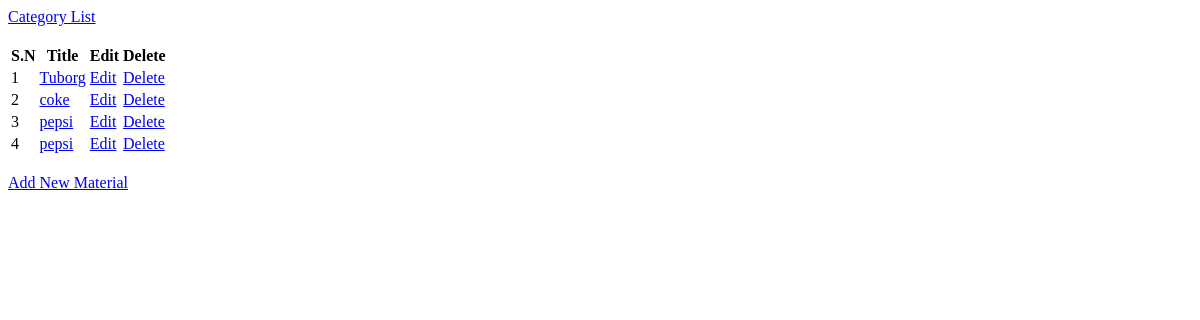
Before: /shop/category-item/3 with the older database file.
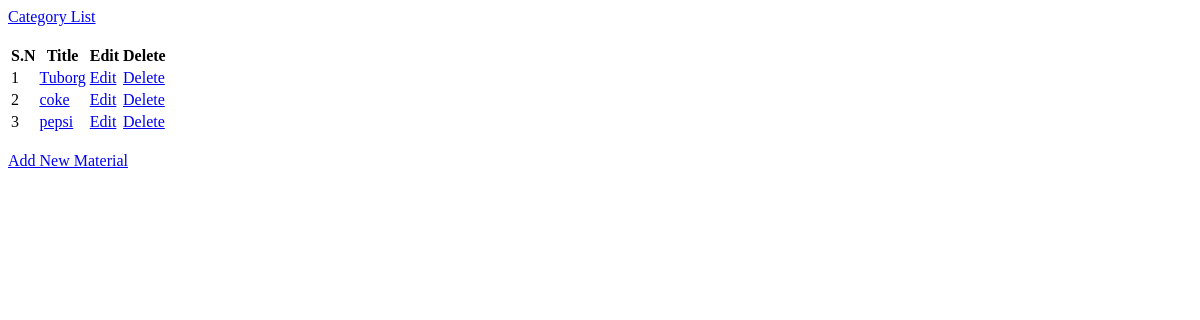
After: the same page with the newer database file.
### shop/models.py (models this page shows, shortened)
class Item(models.Model):
    category = models.ForeignKey(Category, related_name='items', on_delete=models.CASCADE)
    name = models.CharField(max_length=100, db_index=True)
    description = models.TextField(blank=True)
    price = models.DecimalField(max_digits=10, decimal_places=2)
    available = models.BooleanField(default=True)
    brand = models.CharField(max_length=100, db_index=True)
    created_at = models.DateTimeField(auto_now_add=True)
    updated_at = models.DateTimeField(auto_now=True)
    image = models.ImageField(upload_to='items/%Y/%m/%d', blank=True)
    extra = JSONField(null=True, blank=True)
    class Meta:
        ordering = ('name', )

### shop/views.py (the view)
# urls.py: path('category-item/<int:category_pk>', views.CategoryItemView.as_view(), name="category_item"),
class CategoryItemView(TemplateView):
    template_name = 'shop/category_item.html'
    def get_context_data(self, **kwargs):
        context = super().get_context_data(**kwargs)
        context['category'] = Category.objects.get(id=self.kwargs['category_pk'])
        context['category_item'] = Item.objects.filter(category_id=self.kwargs['category_pk'])
        return context

### shop/templates/shop/category_item.html (shortened to what this page needs)
<div class="d-flex justify-content-center">
    <div class="col-md-2 col-lg-9"><a href="{% url 'shop:category_list' %}" title=""
                                      class="btn btn-sm btn-xs btn-primary">Category List</a><br><br>
        <div class="dash-right">
            <div class="widget-info margin-top-large">
                <table id="gallery" class="table table-bordered">
                    <thead>
                    <tr>
                        <th>S.N</th>
                        <th>Title</th>
                        <th>Edit</th>
                        <th>Delete</th>
                    </tr>
                    </thead>
                    <tbody>
                    {% for item in category_item %}
                    <tr>
                        <td class="filterable-cell">{{forloop.counter}}</td>
                        <td class="filterable-cell"><a href="{% url 'shop:item_detail' item.pk %}">{{ item.name }}</a></td>
                        <td class="filterable-cell"><a href="{% url 'shop:item_edit' item.pk %}">Edit</a></td>
                        <td class="filterable-cell"><a href="{% url 'shop:item_delete' item.pk %}">Delete</a></td>
                    </tr>
                    {%endfor%}
                    </tbody>
                </table><br>
                <div class="col-md-2 col-lg-9"><a href="{% url 'shop:item_add' category_pk %}" title=""
                                      class="btn btn-sm btn-xs btn-primary">Add New Material</a>
                </div>
            </div>
        </div>
    </div>
</div>

Changed rows visible on the page:
removed Item: name "pepsi"
